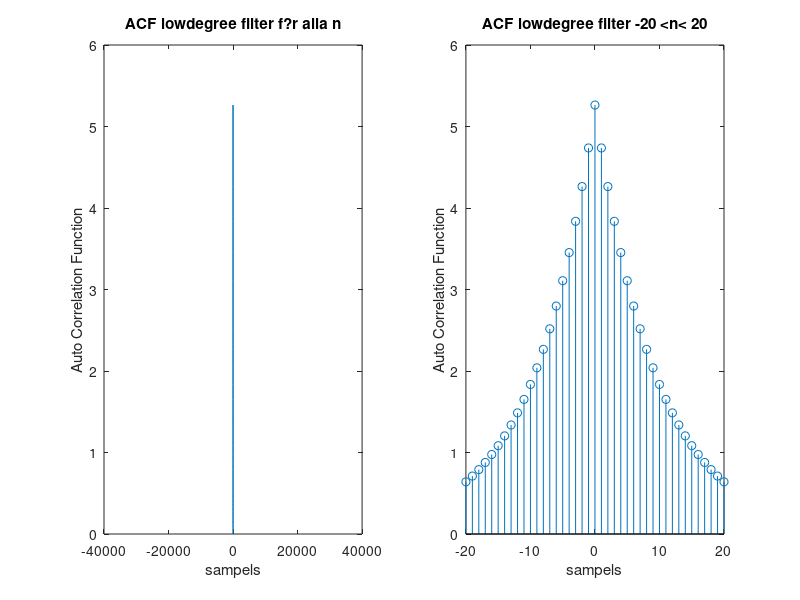
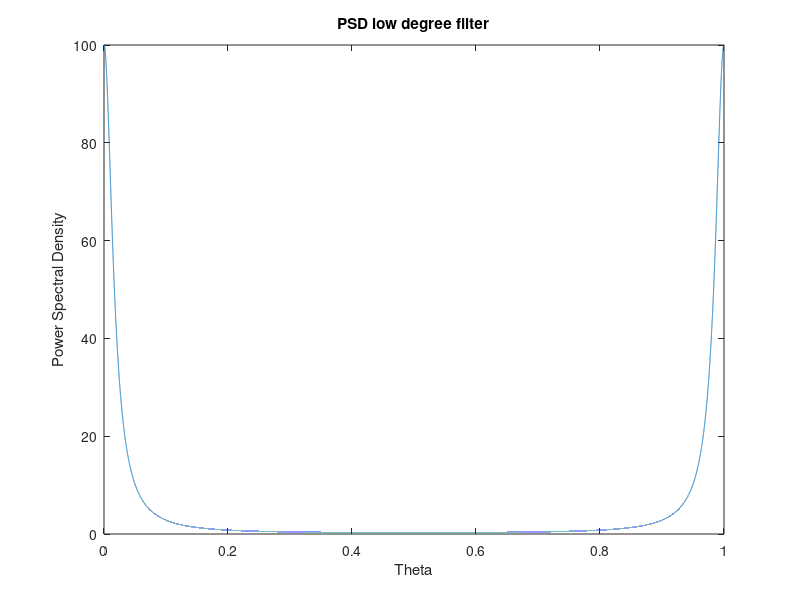

Recreate these plots in MATLAB, in order. (Note: this script raises an error after producing the figures.)
%% generate noise

x = randn(2^16, 1);

%% filter low degree

R0 = 1;
a = 0.9;
N = 2^16;

theta = linspace(0,1,N);

H1 = 1 ./ (1 - a* exp(-1i * 2 * pi .* theta));

%% PSD low degree

Ry1 = (R0./(1+a^2-2*a.*cos(2*pi.*theta)));
%%
figure(8)
plot(theta, Ry1);
title('PSD low degree filter')
xlabel('Theta')
ylabel('Power Spectral Density')

%% ACF low degree

n1 = linspace((-N/2), (N/2), N+1);
n2 = linspace(-20, 20, 41);

ry11 = (R0/(1-a^2)).*a.^abs(n1); %intervall alla n
ry12 = (R0/(1-a^2)).*a.^abs(n2); %intervall -20 till 20

figure(2)
subplot(121)
plot(n1, ry11)
title('ACF lowdegree filter f?r alla n')
xlabel('sampels')
ylabel('Auto Correlation Function')

subplot(122)
stem(n2, ry12)
title('ACF lowdegree filter -20 <n< 20')
xlabel('sampels')
ylabel('Auto Correlation Function')

 

%% Idealt filter

thetaideal = linspace(0, 1, N); 

theta0 = 0.1;
H2 = (1/theta0)*rectangularPulse(thetaideal/theta0);

%plot(theta, H2)

%% PSD idealt

Ry2 = R0/(theta0^2).*rectangularPulse(thetaideal/theta0);

Ry2 = Ry2 + R0/(theta0^2).*rectangularPulse((thetaideal - 1)/theta0);
%%
figure(2)
plot(thetaideal, Ry2)
axis([0 1 0 150])
title('PSD idealt filter')
xlabel('Theta')
ylabel('Power Spectral Density')

%% ACF idealt

n1 = linspace((-N/2), (N/2), N+1);
n22 = linspace(-20, 20, 41);

ry21 = R0/(theta0)*sinc(theta0*n1); %intervall alla n
ry22 = R0/(theta0)*sinc(theta0*n22); %intervall -20 till 20

 
figure(1)
subplot(121)
plot(n1, ry21)
title ('ACF Idealt filter alla n');
title('ACF lowdegree filter f?r alla n')
xlabel('sampels')
ylabel('Auto Correlation Function')


subplot(122)
stem(n22, ry22)
title ('ACF Idealt filter -20 < n < 20');
xlabel('sampels')
ylabel('Auto Correlation Function')

%% ESTIMATION
%
%
%

%% 
%
%Low degree fiter 
%
%
%%
n3 = linspace((-N/2), (N/2), N);
n4 = linspace(-20, 20, 41);
bf = 1; 
af = [1;-a];
outputh1 = filter(bf,af,x);
ACFh1 = ACF_estimation(outputh1, 'Bartlett'); %OBS case-sensitive...
%% Plot ACF Low degree raw

twenty = (length(ACFh1)/2)-20;

figure(1)
subplot(121)
plot(n3, ACFh1)
title('raw estimate ACF, all n')
xlabel('samples')
ylabel('Auto Correlation Function')

subplot(122)
stem(n4, ACFh1(twenty:(twenty+40)))
title('raw estimate ACF, -20 < n < 20')
xlabel('samples')
ylabel('Auto Correlation Function')

%% Estimate PSD low degree raw

PSDh1 = abs((fft(ACFh1)));

figure(3)
plot(theta, PSDh1);
title('raw estimate PSD low degree filter')
xlabel('Theta')
ylabel('Power Spectral Density')
65537
11
%%

window = blackman(11);
N = 65537-11
zeropaddedwindow = [zeros(1,(N)/2) window zeros(1,(N)/2)];
length(zeropaddedwindow)
%%

%% Periodogram = PSD f?r low degree.
figure(4)
PSDgram = fftshift(pgram(ACFh1));

plot(theta, PSDgram)
title('periodogram estimate PSD low degree filter')
xlabel('Theta')
ylabel('Power Spectral Density')
%% averaging p? periodogram PSD aver1
intervals = 2^7;
PSDaver1 = averageper(outputh1,intervals);

figure(3);
thetaaver = linspace(0,1,N/intervals + 1);
plot(thetaaver, (abs(PSDaver1)));
axis([0 1 0 1]);
title('PSD averaging low degree filter')
xlabel('Theta')
ylabel('Power Spectral Density')
%% smoothing p? averaging PSD averwindow!

ACFaver1 = ifft(PSDaver1);
window = blackman(length(ACFaver1))';
ACFaver1window = window .* ACFaver1;
PSDaver1window = abs(fft (ACFaver1window));

figure(4)
plot(thetaaver, PSDaver1window);
axis([0 1 0 1]);
title('PSD averaging and smoothing low degree filter')
xlabel('Theta')
ylabel('Power Spectral Density')
%% averaging ACF1
averinterval = 1;
avertemp = averageper(outputh1,averinterval);
ACFaver1 = ifft(avertemp);
n5 = linspace(-N/2 , N/2 , max(size(ACFaver1)));

twenty1 = (length(ACFaver1)/2)-19;
figure(6)
subplot(121)
plot(n5, ACFaver1)
title('averaging ACF, all n')
xlabel('sampels')
ylabel('Auto Correlation Function')

subplot(122)
stem(n4, ACFaver1(twenty1:(twenty1+40)))
title('averaging ACF, -20 < n < 20')
xlabel('sampels')
ylabel('Auto Correlation Function')

%% smoothing p? aver ACF1

window = blackman(length(ACFaver1'));
ACFaver1window = window' .*  ACFaver1;
n6 = linspace(-N/2, N/2, max(size(window))); 
twenty2 = (length(ACFaver1window)/2)-20;

figure(3)
subplot(121)
plot(n6, ACFaver1window)
title('Smoothing, all n')
xlabel('samples')
ylabel('Auto Correlation Function')

subplot(122)
stem(n4, ACFaver1(twenty2:(twenty2+40)))
title('Smoothing, -20 < n < 20')
xlabel('samples')
ylabel('Auto Correlation Function')

%% 
%
%
% Ideal filter
%
%

%%
[b a] = butter(10, 0.1);
outputh2 = filter(2600 * b, a, x);

ACFh2 = ACF_estimation(outputh2, 'Bartlett');

%% Plot Ideal

figure(3)
subplot(121)
plot(n3, ACFh2)
title('raw estimate ACF, all n')
xlabel('samples')
ylabel('Auto Correlation Function')


twenty3 = (length(ACFh2)/2)-20;
subplot(122)
stem(n4, ACFh2(twenty3:(twenty3+40)))
title('raw estimate ACF, -20 < n < 20')
xlabel('samples')
ylabel('Auto Correlation Function')


%% raw PSD
PSDraw2 = abs(fft(ACFh2));
plot(theta, PSDraw2)
title('raw PSD, ideal filter')
xlabel('Theta')
ylabel('Power Spectral Density')

%% Periodogram = PSD f?r Ideal. raw estimate

PSDgram2 = fftshift(pgram(ACFh2));

figure(1)
plot(theta, PSDgram2)
title('PSD, periodogram ideal filter')
xlabel('Theta')
ylabel('Power Spectral Density')

%% Smoothing av estimated PSD Blackman

% windowsize = 3;
% blackmanw = blackman(windowsize);
% %blackACF = BlackmanW*ACFh1;
% BlackmanW = fft(blackmanw);
% blackPSD2 = abs(conv(BlackmanW, PSDgram2));
% thetablack = linspace(0, 1, 1024+windowsize-1);
% 
% figure(2)
% plot(thetablack, blackPSD2);

%% averaging 


intervals =256;
thetaaver = linspace(0,1,N/intervals + 1);
PSDaver2 = averageper(outputh2,intervals);

figure(1);
plot(thetaaver, (abs(PSDaver2)));
title('PSD, averaging ideal filter')
xlabel('Theta')
ylabel('Power Spectral Density')
%% smoothing p? averaging

ACFaver2 = ifft(PSDaver2);
windowlength = 49;
window = blackman(windowlength)';
padding = length(ACFaver2) - windowlength;
window = [zeros(1,padding/2) window zeros(1,padding/2)];
ACFaver2window = window .* ACFaver2;
PSDaver2window = abs(fft (ACFaver2window));

figure(2)
plot(thetaaver, PSDaver2window);
%axis([0 1 0 50]);
title('PSD, averaging and smoothing')
xlabel('Theta')
ylabel('Power Spectral Density')
%% averaging ACF2
averinterval = 1;
avertemp = averageper(outputh2,averinterval);
ACFaver2 = ifft(avertemp);
n5 = linspace(-N/2 , N/2 , max(size(ACFaver2)));

twenty4 = (length(ACFaver2)/2)-20;

figure(7)
subplot(121)
plot(n5, ACFaver2)
title('averaging ACF2, all n')
xlabel('sampels')
ylabel('Auto Correlation Function')

subplot(122)
stem(n4, ACFaver2(twenty4:(twenty4+40)))
title('averaging ACF, -20 < n < 20')
xlabel('sampels')
ylabel('Auto Correlation Function')

% subplot(122)
% stem(n4, ACFaver1)
% title('averaging ACF, -20 < n < 20')

%% smoothing p? aver ACF2
windowlength = 105;
window = blackman(windowlength)';
padding = length(ACFh2) - windowlength-1;
window = [zeros(1,padding/2) window zeros(1,padding/2+1)];

ACFaver2window = window .* ACFh2;
n6 = linspace(-N/2, N/2, max(size(window)));

twenty5 = (length(ACFaver2window)/2)-20;

figure(7)
subplot(121)
plot(n6, ACFaver2window)
title('smoothing, all n')
xlabel('samples')
ylabel('Auto Correlation Function')

subplot(122)
stem(n4, ACFaver2window(twenty5:(twenty5+40)))
title('ACF, smoothing, -20 < n < 20')
xlabel('samples')
ylabel('Auto Correlation Function')
 